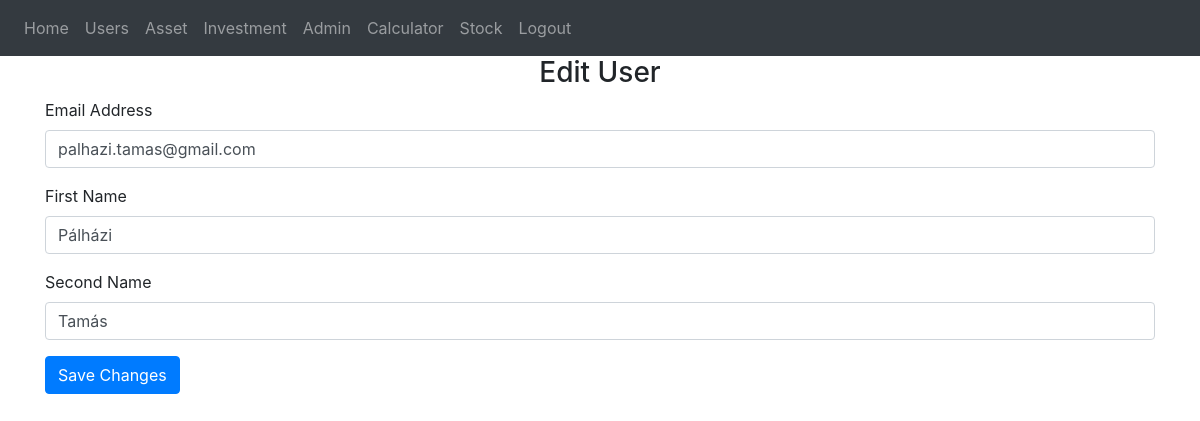
Page /edit-user/1 (signed in) on the committed database.
### website/models.py (models this page shows)
class User(db.Model, UserMixin):
    id = db.Column(db.Integer, primary_key=True)
    email = db.Column(db.String(150), unique=True)
    password = db.Column(db.String(150))
    first_name = db.Column(db.String(150))
    second_name = db.Column(db.String(150))
    notes = db.relationship('Note')
    is_approved = db.Column(db.Boolean, default=False)
    investments = db.relationship('Investment', back_populates='user', cascade='save-update, merge, refresh-expire')

### website/views.py (the view, shortened to what this page needs)
@views.route('/edit-user/<int:user_id>', methods=['GET', 'POST'])
@login_required
def edit_user(user_id):
    user = User.query.get_or_404(user_id)
    return render_template("edit_user.html", user=user)

### website/__init__.py (called while the page is built)
def create_app():
    app = Flask(__name__)
    app.config['SECRET_KEY'] = 'hjshjhdjah kjshkjdhjs'
    app.config['SQLALCHEMY_DATABASE_URI'] = f'sqlite:///{DB_NAME}'
    db.init_app(app)
    from .views import views
    from .auth import auth
    app.register_blueprint(views, url_prefix='/')
    app.register_blueprint(auth, url_prefix='/')
    from .models import User, Note
    with app.app_context():
        db.create_all()
    login_manager = LoginManager()
    login_manager.login_view = 'auth.login'
    login_manager.init_app(app)
    @login_manager.user_loader
    def load_user(id):
        return User.query.get(int(id))
    return app

### website/templates/edit_user.html
{% extends "base.html" %}
{% block content %}
  <form method="POST">
    <h3 align="center">Edit User</h3>
    <div class="form-group">
      <label for="email">Email Address</label>
      <input
        type="email"
        class="form-control"
        id="email"
        name="email"
        value="{{ user.email }}"
      />
    </div>
    <div class="form-group">
      <label for="firstName">First Name</label>
      <input
        type="text"
        class="form-control"
        id="firstName"
        name="firstName"
        value="{{ user.first_name }}"
      />
    </div>
    <div class="form-group">
      <label for="secondName">Second Name</label>
      <input
        type="text"
        class="form-control"
        id="secondName"
        name="secondName"
        value="{{ user.second_name }}"
      />
    </div>
    <div class="form-group">
      <button type="submit" class="btn btn-primary">Save Changes</button>
    </div>
  </form>
{% endblock %}

### rows in the picture
User: email "palhazi.tamas@gmail.com", firstName "Pálházi", secondName "Tamás"
